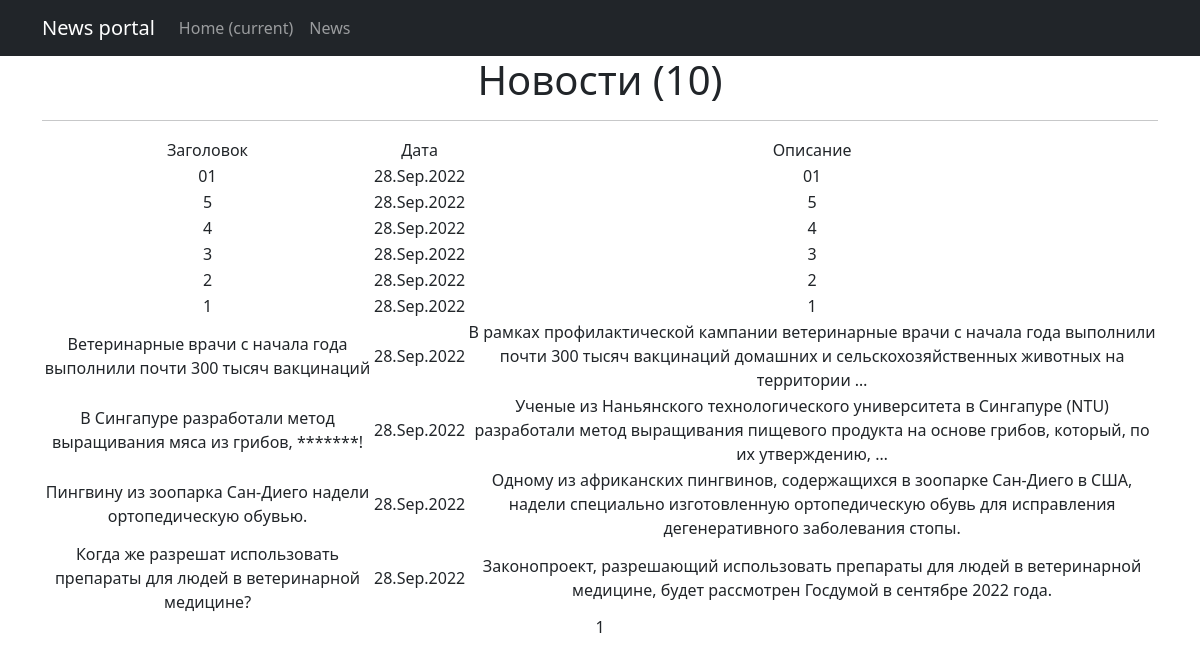
The page /news/ on the database as committed earlier.
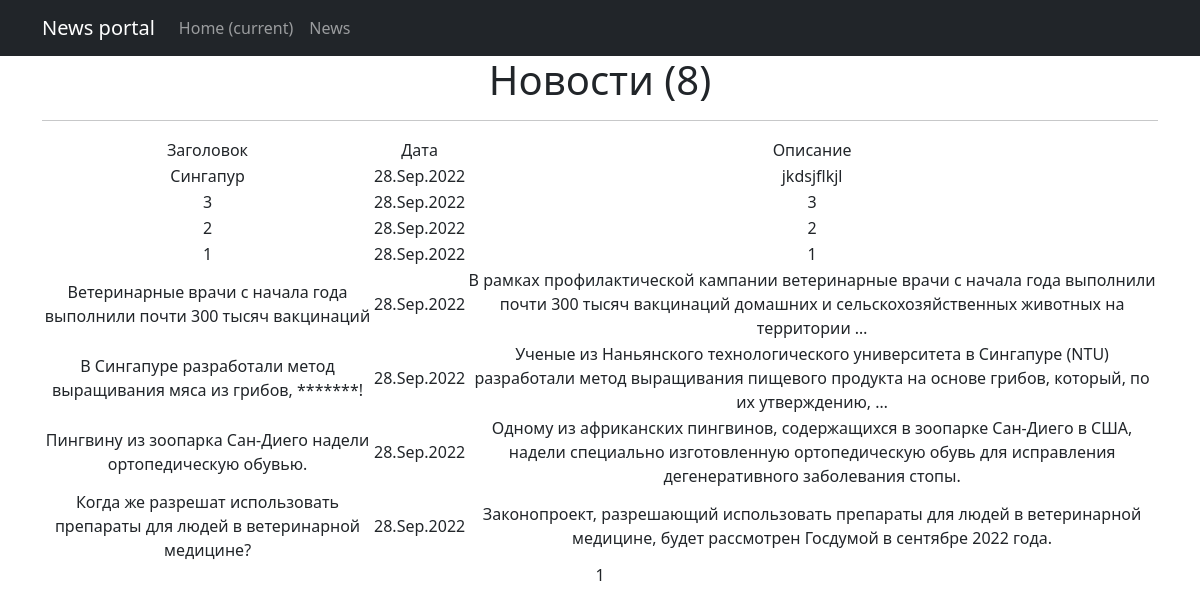
The same page on the database as committed later.
### news/models.py (models this page shows, shortened)
class Post(models.Model):
    news = 'NW'
    article = 'AR'
    CHOICES = [('article', 'Статья'), ('news', 'Новость')]
    author = models.ForeignKey(Author, on_delete=models.CASCADE)
    category = models.ManyToManyField(Category, through='PostCategory')
    post_type = models.CharField(max_length=20, choices=CHOICES)
    post_date = models.DateTimeField(auto_now_add=True)
    post_title = models.CharField(max_length=255)
    post_text = models.TextField()
    post_rating = models.IntegerField(default=0)

### news/views.py (the view)
# urls.py: path('', NewsList.as_view()),
class NewsList(ListView):
    model = Post
    ordering = '-post_date'
    template_name = 'news.html'
    context_object_name = 'news'
    paginate_by = 10

### news/templatetags/custom_filters.py (called while the page is built)
@register.filter(name='censor')
def censor(value: str):
    if not isinstance(value, str):
        value = str(value)
    for word in re_findall(r'\b\S+\b', value):
        if word.lower() not in filth_list:
            continue
        regex = rf'(?=^|\S+){re_escape(word)}(?=\S+|$)'
        value = re_sub(regex, '*' * len(word), value)
    return value

### templates/news.html (shortened to what this page needs)
{% extends 'flatpages/default.html' %}
{% load custom_filters %}
{% block content %}
    <h1>Новости ({{ news|length }})</h1>
    <hr>
    {% if news %}
        <table>
            <tr>
                <td>Заголовок</td>
                <td>Дата</td>
                <td>Описание</td>
            </tr>
            {% for post in news %}
            <tr>
                <td>{{ post.post_title|censor }}</td>
                <td>{{ post.post_date|date:'d.M.Y' }}</td>
                <td>{{ post.post_text|truncatewords:20|censor }}</td>
            </tr>
            {% endfor %}
        </table>
    {% else %}
        <h2>"Ничего нового :)"</h2>
    {% endif %}
    {{ page_obj.number }}
{% endblock content %}

### templates/flatpages/default.html (shortened to what this page needs)
<!DOCTYPE html>
<html lang="en">
    <head>
        {% load static %}
        <link href="{% static 'css/styles.css' %}" rel="stylesheet" />
    </head>
    <body>
        <nav class="navbar navbar-expand-lg navbar-dark bg-dark static-top">
           <div class="container">
               <a class="navbar-brand" href="#">News portal</a>
               <div class="collapse navbar-collapse" id="navbarResponsive">
                   <ul class="navbar-nav ml-auto">
                       <li class="nav-item active">
                           <a class="nav-link" href="#">Home
                               <span class="sr-only">(current)</span>
                           </a>
                       </li>
                       <li class="nav-item">
                           <a class="nav-link" href="/news/">News</a>
                       </li>
                   </ul>
               </div>
           </div>
        </nav>
        <div class="container">
            <div class="row">
                <div class="col-lg-12 text-center">
                    {% block content %}{% endblock content %}
                </div>
            </div>
        </div>
    </body>
</html>

Rows that differ between the two databases and show on the page:
removed Post: post_title|censor "01", post_date "28.Sep.2022", post_text|censor "01"
removed Post: post_title|censor "5", post_date "28.Sep.2022", post_text|censor "5"
removed Post: post_title|censor "4", post_date "28.Sep.2022", post_text|censor "4"
added Post: post_title|censor "Сингапур", post_date "28.Sep.2022", post_text|censor "jkdsjflkjl"
Other text that changed with them:
{{ news|length }}: "10" → "8"
